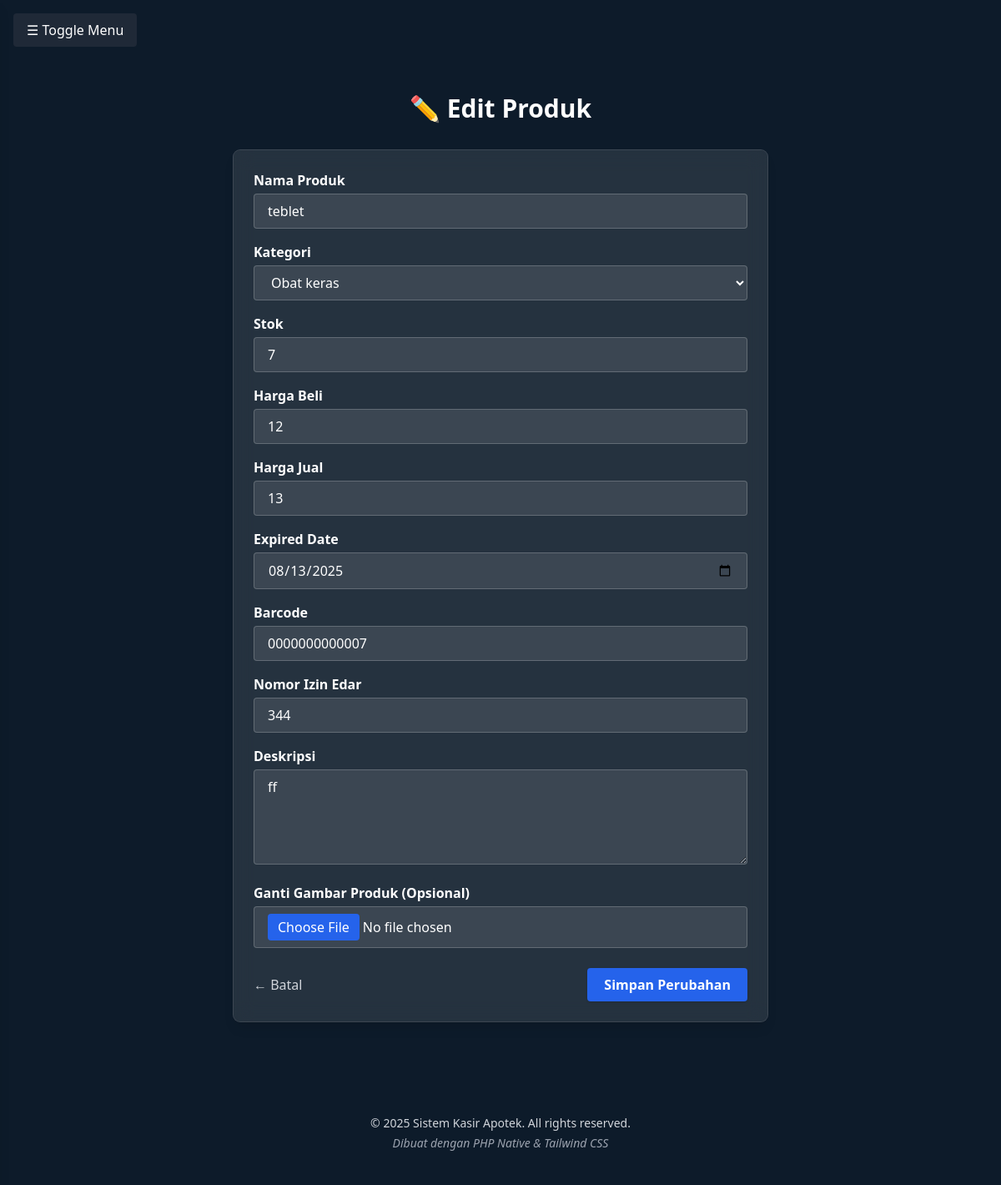
Page /includes/produk/edit.php?id=7 (signed in) on the committed database.
### tables this page shows
CREATE TABLE `produk` (
  `id` int(11) NOT NULL,
  `nama_produk` varchar(100) DEFAULT NULL,
  `id_kategori` int(11) DEFAULT NULL,
  `stok` int(11) DEFAULT NULL,
  `harga_beli` int(11) DEFAULT NULL,
  `harga_jual` int(11) DEFAULT NULL,
  `expired_date` date DEFAULT NULL,
  `gambar` varchar(255) DEFAULT NULL,
  `barcode` varchar(50) DEFAULT NULL,
  `izin_edar` varchar(255) DEFAULT NULL,
  `deskripsi` text DEFAULT NULL,
  `created_by` int(11) DEFAULT NULL,
  `updated_by` int(11) DEFAULT NULL
);

CREATE TABLE `kategori` (
  `id` int(11) NOT NULL,
  `gambar` varchar(255) DEFAULT NULL,
  `nama_kategori` varchar(50) DEFAULT NULL,
  `keterangan` text DEFAULT NULL,
  `jumlah_produk` int(11) DEFAULT 0,
  `created_by` int(11) DEFAULT NULL,
  `updated_by` int(11) DEFAULT NULL
);

### includes/produk/functions.php (called while the page is built, shortened)
<?php
require_once '../../config/config.php';
function getAllKategori() {
    global $conn;
    $query = "SELECT * FROM kategori ORDER BY nama_kategori ASC";
    $result = mysqli_query($conn, $query);
    $kategori = [];
    while ($row = mysqli_fetch_assoc($result)) {
        $kategori[] = $row;
    }
    return $kategori;
}

### includes/produk/edit.php (the view, shortened to what this page needs)
<?php
require_once '../../config/config.php';
require_once '../header.php';
require_once '../navbar.php';
require_once 'functions.php';
$id = isset($_GET['id']) ? intval($_GET['id']) : 0;
$produk = mysqli_fetch_assoc(mysqli_query($conn, "SELECT * FROM produk WHERE id = $id"));
$kategoriList = getAllKategori();
?>
<div class="container mx-auto px-4 py-10 max-w-2xl">
    <h1 class="text-3xl font-bold text-center mb-8 text-white">✏️ Edit Produk</h1>
    <form action="" method="POST" enctype="multipart/form-data" class="bg-white/10 p-6 rounded-lg shadow-lg backdrop-blur-md ring-1 ring-white/20">
        <div class="mb-4">
            <label for="nama_produk" class="block font-semibold mb-1">Nama Produk</label>
            <input type="text" name="nama_produk" id="nama_produk" required
                class="w-full px-4 py-2 bg-white/10 border border-white/20 rounded text-white"
                value="<?= htmlspecialchars($produk['nama_produk']) ?>">
        </div>
        <div class="mb-4">
            <label for="id_kategori" class="block font-semibold mb-1">Kategori</label>
            <select name="id_kategori" id="id_kategori" required
                class="w-full px-4 py-2 bg-white/10 border border-white/20 rounded text-white">
                <?php foreach ($kategoriList as $kategori): ?>
                    <option value="<?= $kategori['id'] ?>" <?= $produk['id_kategori'] == $kategori['id'] ? 'selected' : '' ?>>
                        <?= htmlspecialchars($kategori['nama_kategori']) ?>
                    </option>
                <?php endforeach; ?>
            </select>
        </div>
        <div class="mb-4">
            <label for="stok" class="block font-semibold mb-1">Stok</label>
            <input type="number" name="stok" id="stok" min="0" required
                class="w-full px-4 py-2 bg-white/10 border border-white/20 rounded text-white"
                value="<?= $produk['stok'] ?>">
        </div>
        <div class="mb-4">
            <label for="harga_beli" class="block font-semibold mb-1">Harga Beli</label>
            <input type="number" name="harga_beli" id="harga_beli" min="0" required
                class="w-full px-4 py-2 bg-white/10 border border-white/20 rounded text-white"
                value="<?= $produk['harga_beli'] ?>">
        </div>
        <div class="mb-4">
            <label for="harga_jual" class="block font-semibold mb-1">Harga Jual</label>
            <input type="number" name="harga_jual" id="harga_jual" min="0" required
                class="w-full px-4 py-2 bg-white/10 border border-white/20 rounded text-white"
                value="<?= $produk['harga_jual'] ?>">
        </div>
        <div class="mb-4">
            <label for="expired_date" class="block font-semibold mb-1">Expired Date</label>
            <input type="date" name="expired_date" id="expired_date" required
                class="w-full px-4 py-2 bg-white/10 border border-white/20 rounded text-white"
                value="<?= $produk['expired_date'] ?>">
        </div>
        <div class="mb-4">
            <label for="barcode" class="block font-semibold mb-1">Barcode</label>
            <input type="text" name="barcode" id="barcode"
                class="w-full px-4 py-2 bg-white/10 border border-white/20 rounded text-white"
                value="<?= $produk['barcode'] ?>">
        </div>
        <div class="mb-4">
            <label for="izin_edar" class="block font-semibold mb-1">Nomor Izin Edar</label>
            <input type="text" name="izin_edar" id="izin_edar"
                class="w-full px-4 py-2 bg-white/10 border border-white/20 rounded text-white"
                value="<?= htmlspecialchars($produk['izin_edar']) ?>">
        </div>
        <div class="mb-4">
            <label for="deskripsi" class="block font-semibold mb-1">Deskripsi</label>
            <textarea name="deskripsi" id="deskripsi" rows="4"
                class="w-full px-4 py-2 bg-white/10 border border-white/20 rounded text-white"><?= htmlspecialchars($produk['deskripsi']) ?></textarea>
        </div>
        <div class="mb-6">
            <label for="gambar" class="block font-semibold mb-1">Ganti Gambar Produk (Opsional)</label>
            <input type="file" name="gambar" id="gambar"
                class="w-full px-4 py-2 bg-white/10 border border-white/20 rounded text-white file:text-white file:bg-blue-600 file:border-0 file:px-3 file:py-1 file:rounded">
        </div>
        <div class="flex justify-between items-center">
            <a href="../../superadmin/produk.php" class="text-gray-300 hover:underline">← Batal</a>
            <button type="submit" class="bg-blue-600 hover:bg-blue-700 px-5 py-2 rounded text-white font-semibold shadow">
                Simpan Perubahan
            </button>
        </div>
    </form>
</div>
<?php include '../footer.php'; ?>

### rows in the picture
produk: nama_produk "teblet", id_kategori "Obat keras", stok "7", harga_beli "12", harga_jual "13", expired_date "08/13/2025", barcode "0000000000007", izin_edar "344", deskripsi "ff"
